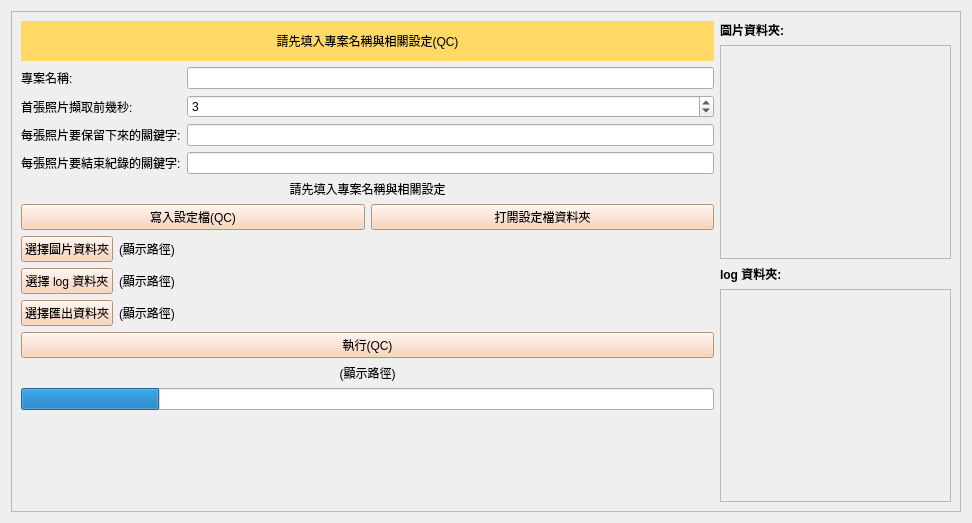
<?xml version="1.0" encoding="UTF-8"?>
<ui version="4.0">
 <class>Form</class>
 <widget class="QWidget" name="Form">
  <property name="geometry">
   <rect>
    <x>0</x>
    <y>0</y>
    <width>972</width>
    <height>523</height>
   </rect>
  </property>
  <property name="windowTitle">
   <string>Form</string>
  </property>
  <layout class="QHBoxLayout" name="horizontalLayout">
   <item>
    <widget class="QScrollArea" name="scrollArea_3">
     <property name="widgetResizable">
      <bool>true</bool>
     </property>
     <widget class="QWidget" name="scrollAreaWidgetContents_3">
      <property name="geometry">
       <rect>
        <x>0</x>
        <y>0</y>
        <width>948</width>
        <height>499</height>
       </rect>
      </property>
      <layout class="QHBoxLayout" name="horizontalLayout_2" stretch="3,1">
       <item>
        <layout class="QVBoxLayout" name="verticalLayout">
         <item>
          <widget class="QLabel" name="label">
           <property name="minimumSize">
            <size>
             <width>0</width>
             <height>40</height>
            </size>
           </property>
           <property name="cursor">
            <cursorShape>IBeamCursor</cursorShape>
           </property>
           <property name="mouseTracking">
            <bool>true</bool>
           </property>
           <property name="focusPolicy">
            <enum>Qt::ClickFocus</enum>
           </property>
           <property name="styleSheet">
            <string notr="true">background:rgb(255, 217, 102); 
text-align:center;
color: black;</string>
           </property>
           <property name="text">
            <string>請先填入專案名稱與相關設定(QC)</string>
           </property>
           <property name="scaledContents">
            <bool>false</bool>
           </property>
           <property name="alignment">
            <set>Qt::AlignCenter</set>
           </property>
           <property name="textInteractionFlags">
            <set>Qt::LinksAccessibleByMouse|Qt::TextSelectableByMouse</set>
           </property>
          </widget>
         </item>
         <item>
          <layout class="QGridLayout" name="gridLayout">
           <item row="3" column="0">
            <widget class="QLabel" name="label_5">
             <property name="styleSheet">
              <string notr="true"/>
             </property>
             <property name="text">
              <string>每張照片要結束紀錄的關鍵字:</string>
             </property>
            </widget>
           </item>
           <item row="2" column="0">
            <widget class="QLabel" name="label_4">
             <property name="styleSheet">
              <string notr="true"/>
             </property>
             <property name="text">
              <string>每張照片要保留下來的關鍵字:</string>
             </property>
            </widget>
           </item>
           <item row="2" column="1">
            <widget class="QLineEdit" name="filterKeywordText"/>
           </item>
           <item row="1" column="1">
            <widget class="QSpinBox" name="prevSecClipSpinbox">
             <property name="keyboardTracking">
              <bool>false</bool>
             </property>
             <property name="minimum">
              <number>1</number>
             </property>
             <property name="maximum">
              <number>5</number>
             </property>
             <property name="value">
              <number>3</number>
             </property>
            </widget>
           </item>
           <item row="3" column="1">
            <widget class="QLineEdit" name="endKeywordEntry"/>
           </item>
           <item row="0" column="1">
            <widget class="QLineEdit" name="projectNameEntry"/>
           </item>
           <item row="0" column="0">
            <widget class="QLabel" name="label_2">
             <property name="styleSheet">
              <string notr="true"/>
             </property>
             <property name="text">
              <string>專案名稱:</string>
             </property>
            </widget>
           </item>
           <item row="1" column="0">
            <widget class="QLabel" name="label_3">
             <property name="styleSheet">
              <string notr="true"/>
             </property>
             <property name="text">
              <string>首張照片擷取前幾秒:</string>
             </property>
            </widget>
           </item>
          </layout>
         </item>
         <item>
          <widget class="QLabel" name="configStatusLabel">
           <property name="text">
            <string>請先填入專案名稱與相關設定</string>
           </property>
           <property name="alignment">
            <set>Qt::AlignCenter</set>
           </property>
          </widget>
         </item>
         <item>
          <layout class="QHBoxLayout" name="horizontalLayout_5">
           <item>
            <widget class="QPushButton" name="writeConfigButton">
             <property name="cursor">
              <cursorShape>OpenHandCursor</cursorShape>
             </property>
             <property name="mouseTracking">
              <bool>false</bool>
             </property>
             <property name="styleSheet">
              <string notr="true">background:rgb(248, 203, 173); 
color: black;</string>
             </property>
             <property name="text">
              <string>寫入設定檔(QC)</string>
             </property>
            </widget>
           </item>
           <item>
            <widget class="QPushButton" name="openConfigButton">
             <property name="cursor">
              <cursorShape>OpenHandCursor</cursorShape>
             </property>
             <property name="styleSheet">
              <string notr="true">background:rgb(248, 203, 173); 
color: black;</string>
             </property>
             <property name="text">
              <string>打開設定檔資料夾</string>
             </property>
            </widget>
           </item>
          </layout>
         </item>
         <item>
          <layout class="QGridLayout" name="gridLayout_2" columnstretch="0,1">
           <item row="0" column="0">
            <widget class="QPushButton" name="readImagesDirButton">
             <property name="sizePolicy">
              <sizepolicy hsizetype="Preferred" vsizetype="Maximum">
               <horstretch>0</horstretch>
               <verstretch>0</verstretch>
              </sizepolicy>
             </property>
             <property name="cursor">
              <cursorShape>OpenHandCursor</cursorShape>
             </property>
             <property name="styleSheet">
              <string notr="true">background:rgb(248, 203, 173); 
color: black;</string>
             </property>
             <property name="text">
              <string>選擇圖片資料夾</string>
             </property>
            </widget>
           </item>
           <item row="1" column="1">
            <widget class="QLabel" name="readLogDirLabel">
             <property name="cursor">
              <cursorShape>IBeamCursor</cursorShape>
             </property>
             <property name="text">
              <string>(顯示路徑)</string>
             </property>
             <property name="wordWrap">
              <bool>true</bool>
             </property>
             <property name="textInteractionFlags">
              <set>Qt::LinksAccessibleByMouse|Qt::TextSelectableByMouse</set>
             </property>
            </widget>
           </item>
           <item row="0" column="1">
            <widget class="QLabel" name="readImagesDirLabel">
             <property name="sizePolicy">
              <sizepolicy hsizetype="Minimum" vsizetype="Minimum">
               <horstretch>0</horstretch>
               <verstretch>0</verstretch>
              </sizepolicy>
             </property>
             <property name="cursor">
              <cursorShape>IBeamCursor</cursorShape>
             </property>
             <property name="text">
              <string>(顯示路徑)</string>
             </property>
             <property name="wordWrap">
              <bool>true</bool>
             </property>
             <property name="textInteractionFlags">
              <set>Qt::LinksAccessibleByMouse|Qt::TextSelectableByMouse</set>
             </property>
            </widget>
           </item>
           <item row="2" column="1">
            <widget class="QLabel" name="outputDirLabel">
             <property name="cursor">
              <cursorShape>IBeamCursor</cursorShape>
             </property>
             <property name="text">
              <string>(顯示路徑)</string>
             </property>
             <property name="wordWrap">
              <bool>true</bool>
             </property>
             <property name="textInteractionFlags">
              <set>Qt::LinksAccessibleByMouse|Qt::TextSelectableByMouse</set>
             </property>
            </widget>
           </item>
           <item row="1" column="0">
            <widget class="QPushButton" name="readLogDirButton">
             <property name="sizePolicy">
              <sizepolicy hsizetype="Preferred" vsizetype="Maximum">
               <horstretch>0</horstretch>
               <verstretch>0</verstretch>
              </sizepolicy>
             </property>
             <property name="cursor">
              <cursorShape>OpenHandCursor</cursorShape>
             </property>
             <property name="styleSheet">
              <string notr="true">background:rgb(248, 203, 173); 
color: black;</string>
             </property>
             <property name="text">
              <string>選擇 log 資料夾</string>
             </property>
            </widget>
           </item>
           <item row="2" column="0">
            <widget class="QPushButton" name="outputDirButton">
             <property name="sizePolicy">
              <sizepolicy hsizetype="Preferred" vsizetype="Maximum">
               <horstretch>0</horstretch>
               <verstretch>0</verstretch>
              </sizepolicy>
             </property>
             <property name="cursor">
              <cursorShape>OpenHandCursor</cursorShape>
             </property>
             <property name="styleSheet">
              <string notr="true">background:rgb(248, 203, 173); 
color: black;</string>
             </property>
             <property name="text">
              <string>選擇匯出資料夾</string>
             </property>
            </widget>
           </item>
          </layout>
         </item>
         <item>
          <widget class="QPushButton" name="executeParserButton">
           <property name="cursor">
            <cursorShape>OpenHandCursor</cursorShape>
           </property>
           <property name="styleSheet">
            <string notr="true">background:rgb(248, 203, 173); 
color: black;</string>
           </property>
           <property name="text">
            <string>執行(QC)</string>
           </property>
          </widget>
         </item>
         <item>
          <widget class="QLabel" name="statusLabel">
           <property name="text">
            <string>(顯示路徑)</string>
           </property>
           <property name="alignment">
            <set>Qt::AlignCenter</set>
           </property>
          </widget>
         </item>
         <item>
          <widget class="QProgressBar" name="executeParserProgressBar">
           <property name="value">
            <number>20</number>
           </property>
           <property name="textVisible">
            <bool>false</bool>
           </property>
          </widget>
         </item>
         <item>
          <spacer name="verticalSpacer">
           <property name="orientation">
            <enum>Qt::Vertical</enum>
           </property>
           <property name="sizeHint" stdset="0">
            <size>
             <width>20</width>
             <height>40</height>
            </size>
           </property>
          </spacer>
         </item>
        </layout>
       </item>
       <item>
        <layout class="QVBoxLayout" name="verticalLayout_6">
         <item>
          <layout class="QVBoxLayout" name="verticalLayout_3">
           <item>
            <widget class="QLabel" name="label_11">
             <property name="styleSheet">
              <string notr="true">font:Bold</string>
             </property>
             <property name="text">
              <string>圖片資料夾:</string>
             </property>
            </widget>
           </item>
           <item>
            <widget class="QScrollArea" name="scrollArea">
             <property name="minimumSize">
              <size>
               <width>180</width>
               <height>0</height>
              </size>
             </property>
             <property name="verticalScrollBarPolicy">
              <enum>Qt::ScrollBarAsNeeded</enum>
             </property>
             <property name="widgetResizable">
              <bool>true</bool>
             </property>
             <widget class="QWidget" name="scrollAreaWidgetContents">
              <property name="geometry">
               <rect>
                <x>0</x>
                <y>0</y>
                <width>224</width>
                <height>208</height>
               </rect>
              </property>
              <layout class="QVBoxLayout" name="verticalLayout_2">
               <item>
                <widget class="QLabel" name="photo_list_label">
                 <property name="text">
                  <string/>
                 </property>
                </widget>
               </item>
              </layout>
             </widget>
            </widget>
           </item>
          </layout>
         </item>
         <item>
          <layout class="QVBoxLayout" name="verticalLayout_5">
           <item>
            <widget class="QLabel" name="label_12">
             <property name="styleSheet">
              <string notr="true">font:Bold;
</string>
             </property>
             <property name="text">
              <string>log 資料夾:</string>
             </property>
            </widget>
           </item>
           <item>
            <widget class="QScrollArea" name="scrollArea_2">
             <property name="widgetResizable">
              <bool>true</bool>
             </property>
             <widget class="QWidget" name="scrollAreaWidgetContents_2">
              <property name="geometry">
               <rect>
                <x>0</x>
                <y>0</y>
                <width>224</width>
                <height>208</height>
               </rect>
              </property>
              <layout class="QVBoxLayout" name="verticalLayout_4">
               <item>
                <widget class="QLabel" name="log_list_label">
                 <property name="text">
                  <string/>
                 </property>
                </widget>
               </item>
              </layout>
             </widget>
            </widget>
           </item>
          </layout>
         </item>
        </layout>
       </item>
      </layout>
     </widget>
    </widget>
   </item>
  </layout>
 </widget>
 <resources/>
 <connections/>
</ui>
